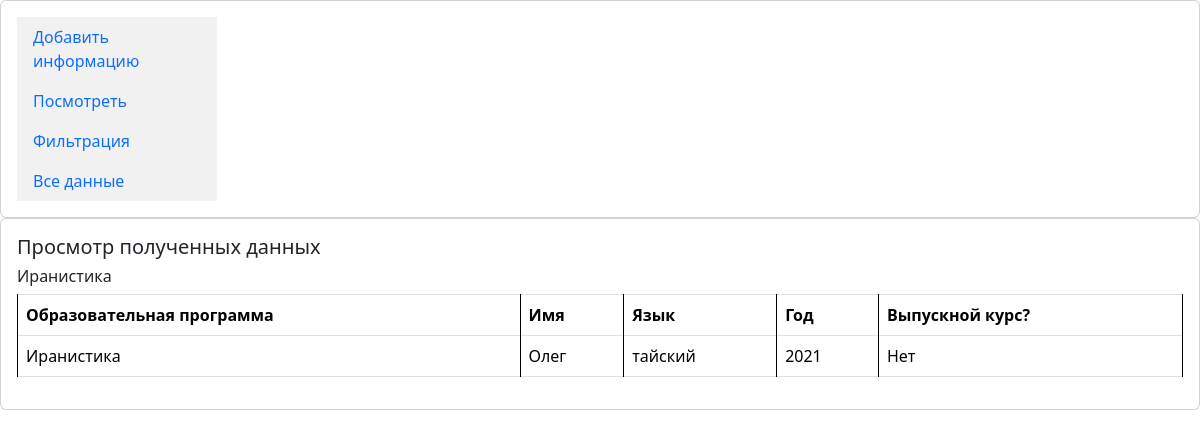
The app's page /my_result/ with its own data.
### myApp2/models.py (models this page shows)
class StudentModel(models.Model):
    task = models.CharField(
        verbose_name="Образовательная программа",
        default="Востоковедение",
        max_length=255,
    )
    a = models.CharField(
        verbose_name="Имя студента",
        default="Мэри",
        max_length=255,
    )
    b = models.CharField(
        verbose_name="Язык", default="японский" , help_text="мы все учим восточные языки",
        max_length = 255,
    )
    c = models.IntegerField(
        verbose_name="Год поступления",
        choices=c_choices,
        default=3,
    )
    result = models.CharField(
        verbose_name="Результат",
        default="Результат не определен",
        max_length=255,
    )
    current_date = models.DateTimeField(
        verbose_name="Дата изменения(save)", auto_now=True
    )
    def __str__(self):
        return f"self.id:{self.id}; self.task:{self.task}"
    class Meta:
        verbose_name = "Таблица_студентов"
        verbose_name_plural = "Таблицы_студентов"
        ordering = ("-pk", )

### myApp2/views.py (the view)
# urls.py: path('my_result/', views.my_result, name='my_result'),
def my_result(request):
    object_list = StudentModel.objects.all().order_by("-id")
    print("\n\nobject_list: ", object_list)
    last_object = object_list.values("task", "a", "b", "c")[0]
    print("\n\nlast_object: ", last_object)
    task_formulation = object_list.values("task")[0]
    task_id = object_list.values("id")[0]["id"]
    print("task_id task_formulation: ", task_id, task_formulation)
    result = solution(last_object["c"])
    print("\nresult: ", result)
    update_obj = StudentModel.objects.filter(id=task_id)
    update_result = result
    update_obj.update(result = update_result)
    values_list = object_list.values_list()[0]
    print("\nvalues_list: ", values_list)
    task_formulation = values_list[1]
    print("\ntask_formulation: ", task_formulation)
    last_values = [values_list[1], values_list[2], values_list[3], values_list[4]]
    print("\nlast_values:", last_values)
    context = {
        "last_object": last_object,
        "task_formulation": task_formulation,
        "last_values": last_values,
        "result": result,
    }
    return render(request, "my_result.html", context)

### myApp2/views.py (called while the page is built)
def solution(c):
    if c == 'двадцатый':
        result = 'Да, скоро выпускной'
    else:
        result = 'Нет'
    return result

### myApp2/templates/my_result.html
{% extends 'layout.html' %}
{% block content %}
<h5>Просмотр полученных данных</h5>
    <h6>{{ task_formulation }}</h6>
    <table class="table table-bordered">
        <thead>
        <tr>
            <th scope="col">Образовательная программа</th>
            <th scope="col">Имя</th>
            <th scope="col">Язык</th>
            <th scope="col">Год</th>
            <th scope="col">Выпускной курс?</th>
        </tr>
        </thead>
        <tbody style="border-top: 6px;">
        <tr>
        <tr>
            {% for item in last_values %}
                <td>{{ item }}</td>
            {% endfor %}
            <td>{{ result }}</td>
        </tr>
        </tbody>
    </table>
{% endblock %}

### myApp2/templates/layout.html (style rules this page uses)
thead { color: green; }
tbody { color: black; }
table, th, td { border: 1px solid black; }

### records on screen
StudentModel: task "Иранистика", last_values "Иранистика" "Олег" "тайский"

### other values on screen
{{ item }} "2021"
{{ result }} "Нет"
